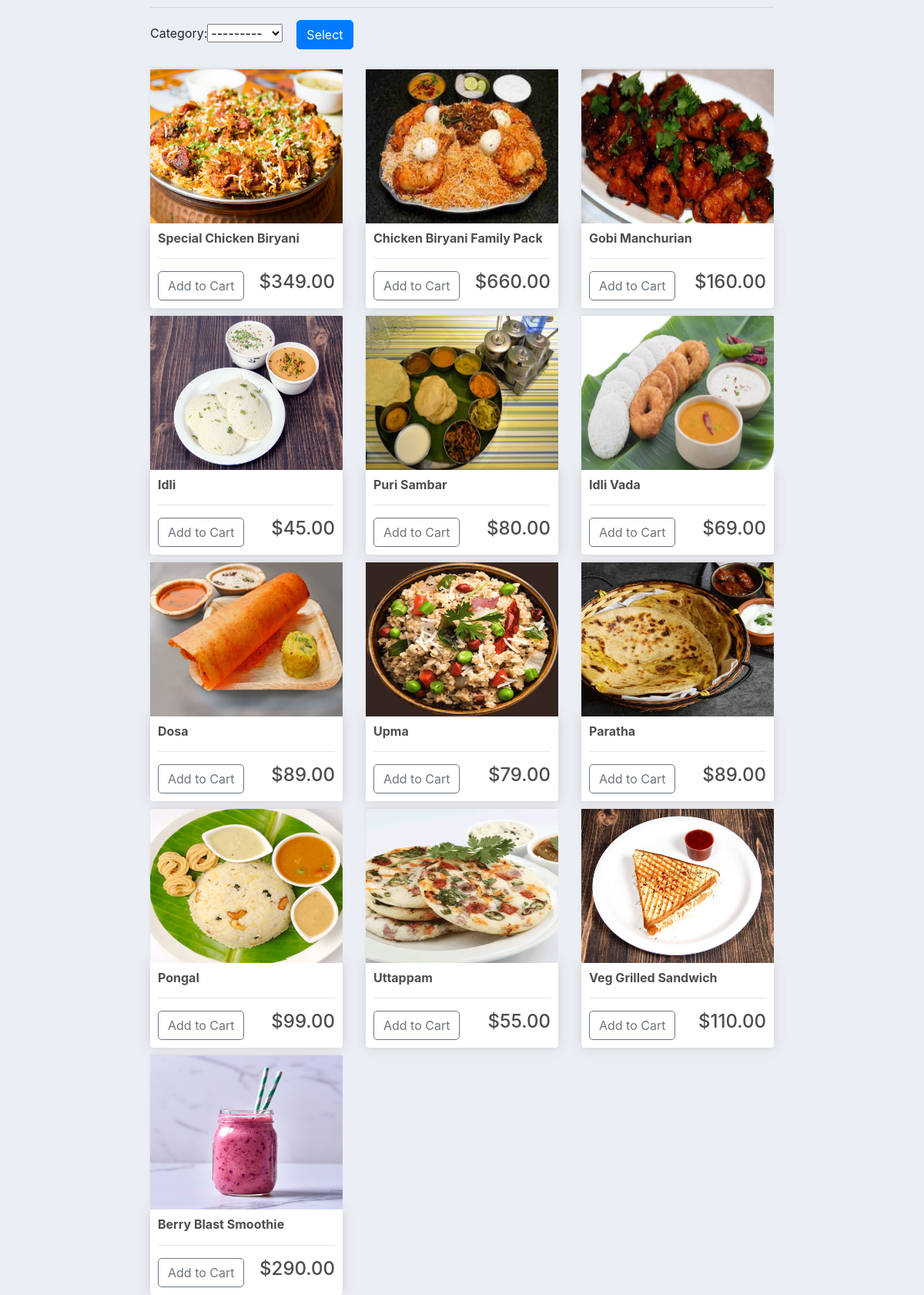
Before: / (lower part) with the older database file.
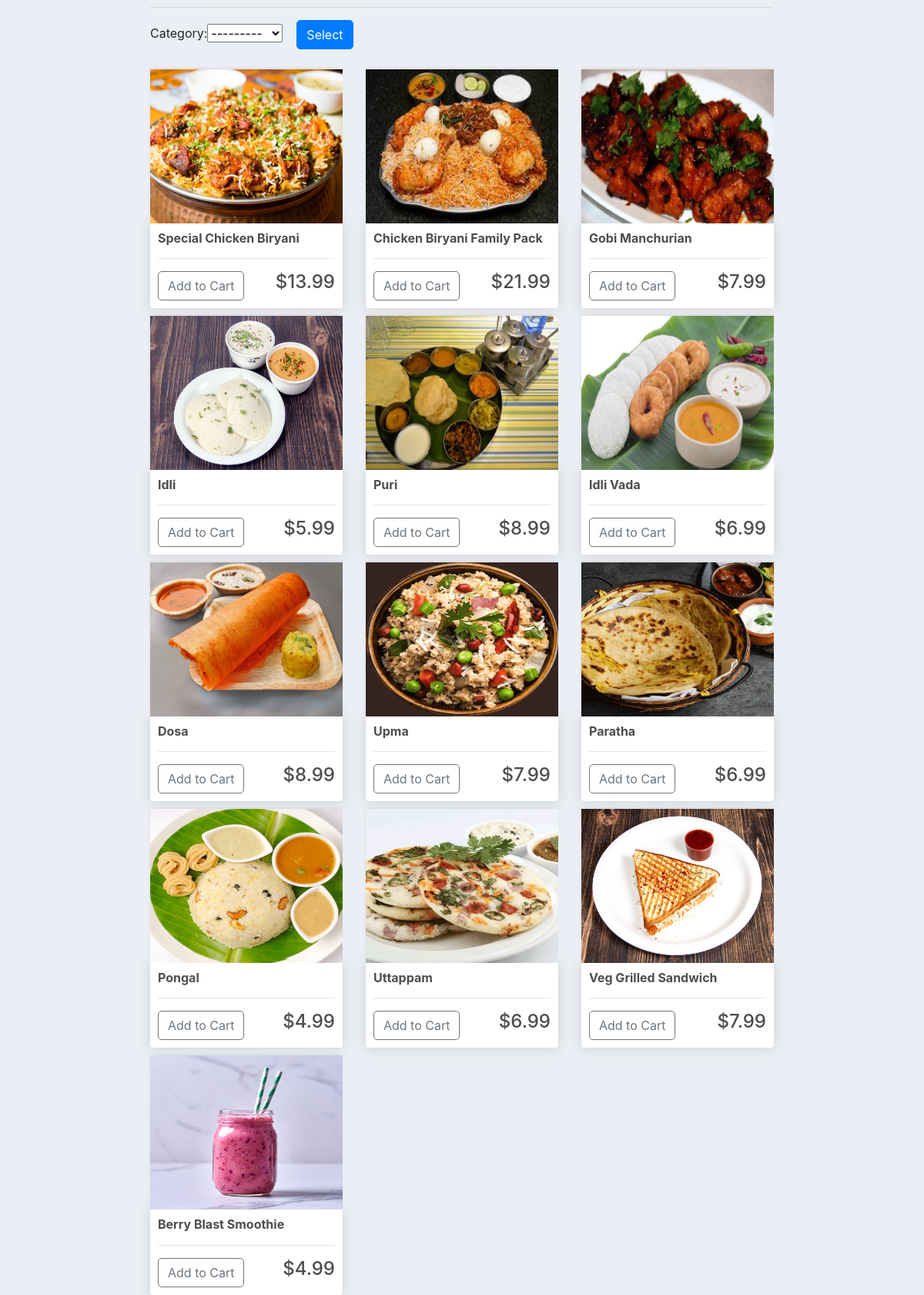
After: the same page with the newer database file.
### store/models.py (models this page shows, shortened)
class Item(models.Model):
    CATEGORY = (
        ('VEG', 'VEG'),
        ('NON-VEG', 'NON-VEG'),
        ('SNACKS', 'SNACKS'),
    )
    AVA = (
        ('Yes', 'Yes'),
        ('No', 'No'),
    )
    name = models.CharField(max_length=200, null=True)
    price = models.DecimalField(null=True, max_digits=10, decimal_places=2)
    category = models.CharField(max_length=200, null=True, choices=CATEGORY)
    description = models.CharField(max_length=500, null=True)
    image = models.ImageField(null=True, blank=True)
    available = models.CharField(max_length=200, null=True, choices=AVA, default=AVA[0][0])
    @property
    def imageURL(self):
        try:
            url = self.image.url
        except:
            url = ''
        return url

### store/views.py (the view)
# urls.py: path('', views.menu, name="menu"),
def menu(request):
    if request.user.is_authenticated:
        customer = request.user.customer
        order, created = Order.objects.get_or_create(customer=customer, complete=False)
        items = order.orderitem_set.all()
        cartItems = order.get_cart_items
    else:
        order = {'get_cart_total': 0, 'get_cart_items': 0, 'order_type': False}
        items = []
        cartItems = order['get_cart_items']
    products = Item.objects.filter(available='Yes')
    myFilter = MenuFilter(request.GET, queryset=products)
    products = myFilter.qs
    context = {'products': products, 'cartItems': cartItems,
               'myFilter': myFilter}
    return render(request, 'stores/menu.html', context)

### store/templates/stores/menu.html (shortened to what this page needs)
{% extends 'stores/main.html' %}
{% load static %}
{% block content %}
    <hr>
    <form method="get">
        {{ myFilter.form }}
        <button class="btn btn-primary" type="submit">Select</button>
    </form>
    <div class="row">
        {% for product in products %}
            <div class="col-lg-4">
                <img class="thumbnail" src="{{ product.imageURL }}">
                <div class="box-element product">
                    <h6><strong>{{ product.name }}</strong></h6>
                    <hr>
                    <button data-product={{ product.id }} data-action="add"
                            class="btn btn-outline-secondary add-btn update-cart">Add to Cart
                    </button>
                    <h4 style="display: inline-block; float: right">${{ product.price|floatformat:2 }}</h4>
                </div>
            </div>
        {% endfor %}
    </div>
{% endblock content %}

### store/templates/stores/main.html (shortened to what this page needs)
{% load static %}
<html lang="en">
<head>
    <link rel="stylesheet" href="{% static 'css/bootstrap.min.css' %}">
    <link rel="stylesheet" href="{% static 'css/main.css' %}">
</head>
<body>
<div class="container " style="max-width: 70%">
    {% block content %}
    {% endblock content %}
</div>
</body>
</html>

### store/templates/stores/nav.html (shortened to what this page needs)
{% load static %}

### store/templates/stores/slider.html (shortened to what this page needs)
{% load static %}

### static/css/main.css (style rules this page uses)
body { background-color: hsl(0, 0%, 98%); }
h1, h2, h3, h4, h5, h6 { color: hsl(0, 0%, 30%); }
.box-element { box-shadow: hsl(0, 0%, 80%) 0 0 16px; background-color: #fff; border-radius: 4px; padding: 10px; }
.thumbnail { width: 100%; height: 200px; -webkit-box-shadow: -1px -3px 5px -2px rgba(214, 214, 214, 1); -moz-box-shadow: -1px -3px 5px -2px rgba(214, 214, 214, 1); box-shadow: -1px -3px 5px -2px rgba(214, 214, 214, 1); }
.product { border-radius: 0 0 4px 4px; }
.col-lg-4, .col-lg-6, .col-lg-8, .col-lg-12 { margin-top: 10px; }
.btn { border-radius: 5px; }
body { background-color: #ebeff5; }

Changed rows visible on the page:
changed Item "Special Chicken Biryani": price "349.00" → "13.99"
changed Item "Chicken Biryani Family Pack": price "660.00" → "21.99"
changed Item "Gobi Manchurian": price "160.00" → "7.99"
changed Item "Idli": price "45.00" → "5.99"
changed Item: name "Puri Sambar" → "Puri"; price "80.00" → "8.99"
changed Item "Idli Vada": price "69.00" → "6.99"
changed Item "Dosa": price "89.00" → "8.99"
changed Item "Upma": price "79.00" → "7.99"
changed Item "Paratha": price "89.00" → "6.99"
changed Item "Pongal": price "99.00" → "4.99"
changed Item "Uttappam": price "55.00" → "6.99"
changed Item "Veg Grilled Sandwich": price "110.00" → "7.99"
changed Item "Berry Blast Smoothie": price "290.00" → "4.99"
